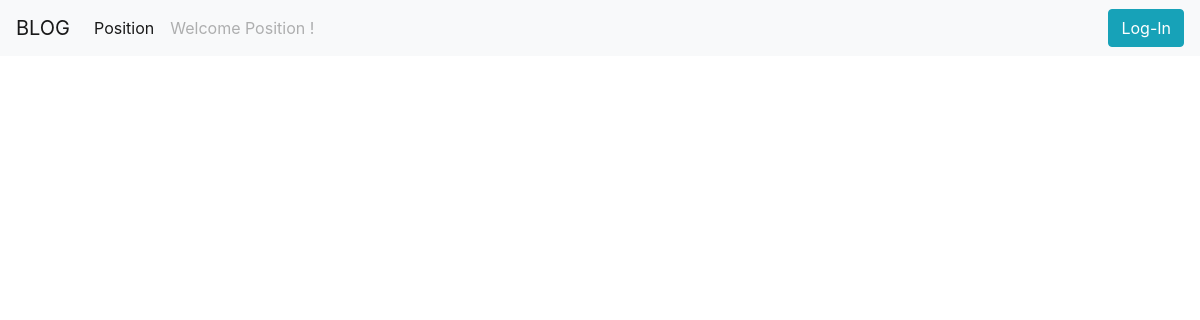
The app's page /post.php?uid=9, older data.
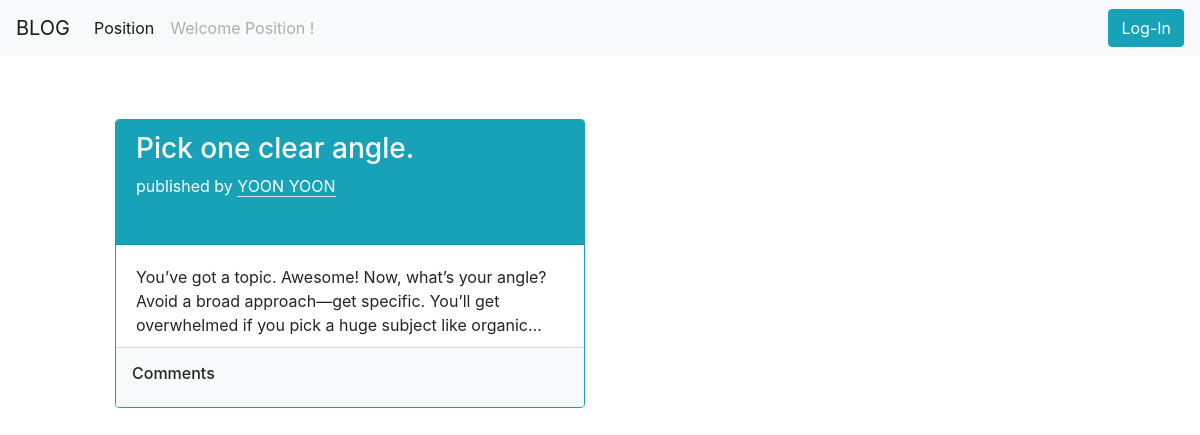
The same page, newer data.
### tables this page shows
CREATE TABLE `posts` (
  `id` int(11) NOT NULL,
  `title` varchar(255) NOT NULL,
  `body` varchar(255) NOT NULL,
  `created_date_time` timestamp NOT NULL DEFAULT current_timestamp(),
  `user_id` int(11) NOT NULL,
  `updated_date_time` timestamp NOT NULL DEFAULT current_timestamp() ON UPDATE current_timestamp()
);

CREATE TABLE `users` (
  `id` int(11) NOT NULL,
  `name` varchar(100) NOT NULL,
  `email` varchar(100) NOT NULL,
  `password` varchar(100) NOT NULL,
  `created_date_time` timestamp NOT NULL DEFAULT current_timestamp(),
  `updated_date_time` timestamp NOT NULL DEFAULT current_timestamp() ON UPDATE current_timestamp()
);

### post.php (the view, shortened to what this page needs)
<?php
$role="";$username="";
if(isset($_SESSION['row']) && isset($_SESSION['username'])){
  $role=$_SESSION['row'];
  $username=$_SESSION['username'];
}
else {
  $role="Position";
}
?>
<!DOCTYPE html>
<html lang="en">
<head>
  <link rel="stylesheet" href="https://cdnjs.cloudflare.com/ajax/libs/font-awesome/4.7.0/css/font-awesome.min.css">
  <link rel="stylesheet" href="css/bootstrap.min.css">
  <link rel="stylesheet" href="css/style.css">
</head>
<body id="home">
<form action="post.php" method="post">
  <nav class="navbar navbar-expand-lg navbar-light fixed-top bg-light">
  <?php
       if(isset($_SESSION['username'])){
        if($role=="admin"){
          echo '<a class="navbar-brand" href="admin/index.php">BLOG</a>';
        }
        else{
          echo '<a class="navbar-brand" href="admin/post-list.php">BLOG</a>';
        }
       }
       else{
        echo '<a class="navbar-brand" href="index.php">BLOG</a>';
       }
  ?>
    <div class="collapse navbar-collapse" id="navbarSupportedContent">
      <ul class="navbar-nav mr-auto">
        <li class="nav-item active">
          <a class="nav-link" href="#"><?php echo $role?> <span class="sr-only">(current)</span></a>
        </li>
        <li class="nav-item">
          <a class="nav-link disabled" href="#" tabindex="-1" aria-disabled="true">Welcome <?php echo $role?> !</a>
        </li>
      </ul>
      <form class="form-inline my-2 my-lg-0">
      <?php
            if(isset($_SESSION['username'])){
              if($role=="author")
              {
                echo '<a href="admin/post-create.php" class="btn btn-info search offset-1">Add Post</a>';
              }
              echo '<a href="admin/logout.php" class="btn btn-danger ml-3" >Log-Out</a>';
            }
            else{
              echo '<a href="admin/login.php" class="btn btn-info" >Log-In</a>';
            }
      ?>
      </form>
    </div>
  </nav>
<div class="container col-lg-10 col-sm-12 col-12 main">
  <div class="row row-cols-1 row-cols-md-2">
  <?php
    require('connect.php');
    $userid=$_GET['uid'];
    $post_result = mysqli_query($db, "SELECT posts.*,users.name FROM posts LEFT JOIN users ON posts.user_id=users.id WHERE posts.user_id=$userid ORDER BY updated_date_time DESC");
    while($postrow = mysqli_fetch_assoc($post_result)):
    ?>
    <div class="col mb-4">
    <div class="card mt-4 border-info h-100">
    <div class="card-header bg-info text-white h-50">
        <a href="post-detail.php?pid=<?php echo $postrow['id']?>"><h3 class="text-white"><?php echo $postrow['title']?> </h3></a>
        <span class="blog-username">published by <a href="post.php?uid=<?php echo $postrow['user_id']?>" class="text-white border-bottom"><?php echo $postrow['name']?></a></span>
    </div>
    <div class="card-body">
      <p class="card-text"><?php echo $postrow['body']?></p>
    </div>
    <form method="POST">
      <div class="card-comment p-3 bg-light card-footer">
          <span><h6>Comments</h6></span>
        </form>
      </div>
    </div>
    </div>
    <?php endwhile;?>
    </div>
</div>
</form>
</body>
</html>

Row changes from the older to the newer data that the page shows:
added posts: title "Pick one clear angle.", user.name "YOON YOON", body "You’ve got a topic. Awesome! Now, what’s your angle? Avoid a broad approach—get specific. You’ll get overwhelmed if you pick a huge subject like…"
